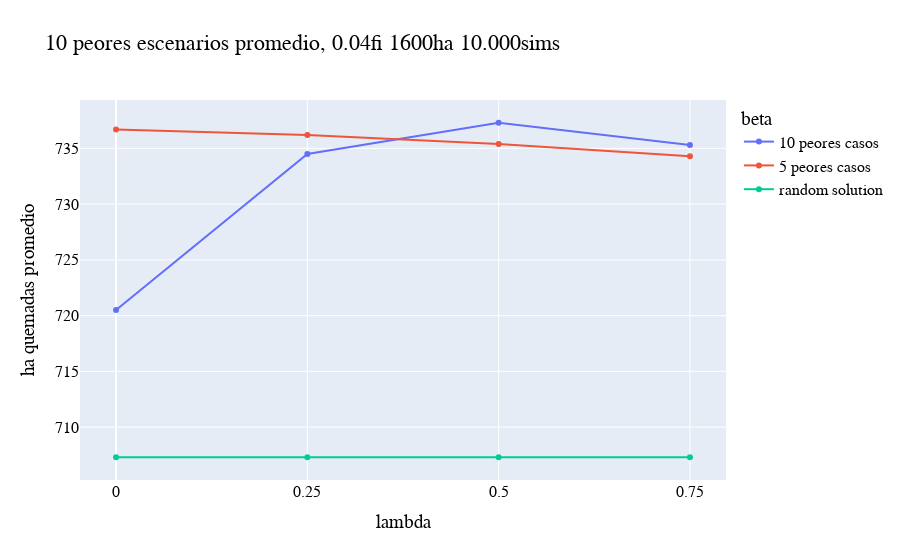

This figure's notebook cell:
### Code cell
#[fo1,b,l,fi,wc10,wc5]
beta1 = list(i[4] for i in m4_results if i[1] == 0.9)
#beta1.reverse()
beta2 = list(i[4] for i in m4_results if i[1] == 0.95)
#beta2.reverse()
rand = list(e[3] for i in beta2 for e in rd2_results if e[5] == 0.04)


fig2 = go.Figure(go.Scatter(x = lambdas, y = beta1, name = "10 peores casos"))

fig2.add_scatter(x=lambdas, y=beta2, name = '5 peores casos')

fig2.add_scatter(x=lambdas, y=rand, name = 'random solution')

fig2.update_layout(
    xaxis = dict(
        tickmode = 'linear',
        tick0 = 0,
        dtick = 0.25),
    title="10 peores escenarios promedio, 0.04fi 1600ha 10.000sims",
    xaxis_title="lambda",
    yaxis_title="ha quemadas promedio",
    legend_title="beta",
    font=dict(
        family="Arial",
        size=16,
        color="Black"))

fig2.show()

### Figure 1 — Plotly figure (JSON) as saved in the notebook; plotly's stock layout.template omitted (floating-point values rounded to 4 significant figures)
{"data": [{"name": "10 peores casos", "type": "scatter", "x": [0, 0.25, 0.5, 0.75], "y": [720.5, 734.5, 737.3, 735.3]}, {"name": "5 peores casos", "type": "scatter", "x": [0, 0.25, 0.5, 0.75], "y": [736.7, 736.2, 735.4, 734.3]}, {"name": "random solution", "type": "scatter", "x": [0, 0.25, 0.5, 0.75], "y": [707.3, 707.3, 707.3, 707.3]}], "layout": {"font": {"color": "Black", "family": "Arial", "size": 16}, "legend": {"title": {"text": "beta"}}, "title": {"text": "10 peores escenarios promedio, 0.04fi 1600ha 10.000sims"}, "xaxis": {"dtick": 0.25, "tick0": 0, "tickmode": "linear", "title": {"text": "lambda"}}, "yaxis": {"title": {"text": "ha quemadas promedio"}}}}
